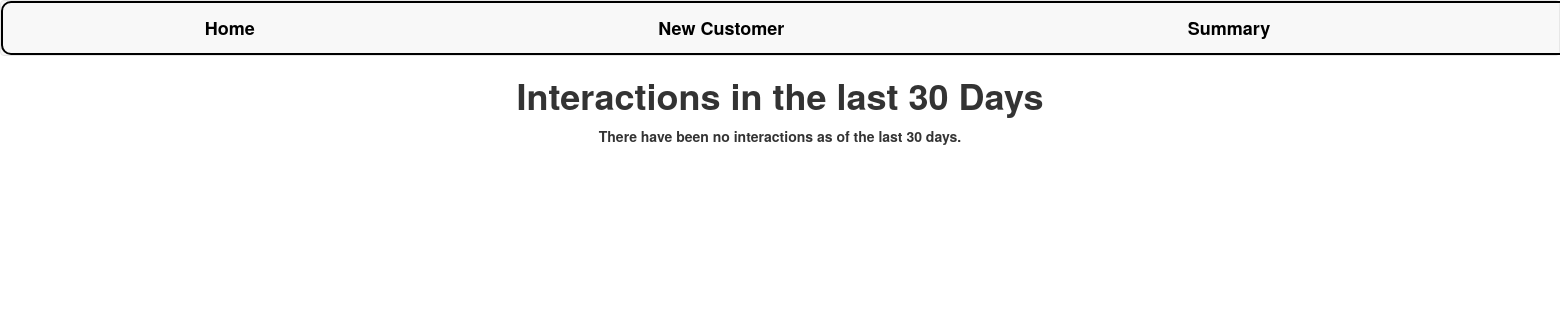
/summary/, run on an earlier commit of the app's database.
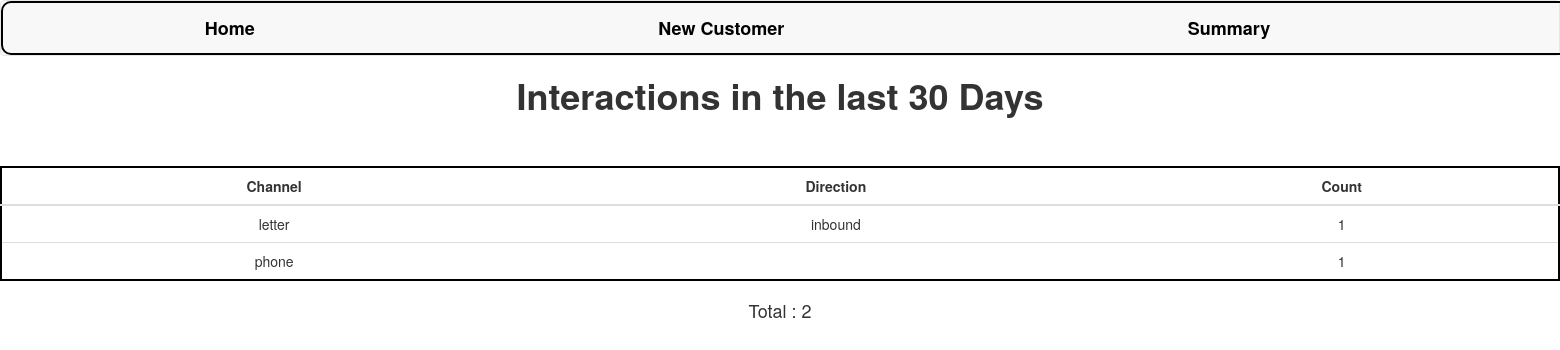
And on a later commit of the database.
### customer360/models.py (models this page shows)
class Interaction(models.Model):
    CHANNEL_CHOICES = [
        ('phone', 'Phone'),
        ('sms', 'SMS'),
        ('email', 'Email'),
        ('letter', 'Letter'),
        ('social_media', 'Social Media')
    ]
    DIRECTION_CHOICES = [
        ('inbound', 'Inbound'),
        ('outbound', 'Outbound'),
    ]
    customer = models.ForeignKey(Customer, on_delete=models.CASCADE)
    channel = models.CharField(max_length=15, choices=CHANNEL_CHOICES)
    direction = models.CharField(max_length=10, choices=DIRECTION_CHOICES)
    interaction_date = models.DateField(auto_now_add=True)
    summary = models.TextField()

### customer360/views.py (the view)
# urls.py: path('summary/', views.summary, name='summary'),
def summary(request):
    thirty_days_ago = date.today() - timedelta(days=30)
    interactions = Interaction.objects.filter(interaction_date__gte=thirty_days_ago)
    count = len(interactions)
    interactions = interactions.values("channel", "direction").annotate(count=Count('channel'))
    context={
        "interactions":interactions,
        "count":count,
    }
    return render(request,"summary.html",context=context)

### customer360/templates/summary.html (shortened to what this page needs)
{% extends 'base.html' %}
{% load static %}
{% block content %}
<!DOCTYPE html>
<html>
    <head>
    </head>
    <body>
        <h1> Interactions in the last 30 Days </h1>
        {% if not interactions %}
            <p> There have been no interactions as of the last 30 days. </p>
        {% else %}
            <table class="table">
                <thead>
                    <tr>
                        <th>Channel</th>
                        <th>Direction</th>
                        <th>Count</th>
                    </tr>
                </thead>
                <tbody>
                    {% for interaction in interactions %}
                        <tr>
                            <td>{{interaction.channel}}</td>
                            <td>{{interaction.direction}}</td>
                            <td>{{interaction.count}}</td>
                        </tr>
                    {% endfor %}
                </tbody>
            </table>
            <h4> Total : {{ count }} </h4>
        {% endif %}
    </body>
</html>
{% endblock content %}

### customer360/templates/base.html (shortened to what this page needs)
{% load static %}
<!DOCTYPE html>
<html>
    <head>
        <link rel="stylesheet" href="https://maxcdn.bootstrapcdn.com/bootstrap/3.4.1/css/bootstrap.min.css">
        <link rel="stylesheet" href="{% static 'css/main.css' %}">
    </head>
    <body>
        <nav class="navbar navbar-default">
            <ul class="nav navbar-nav">
                <li>
                    <a style="color:black;" href="/">Home</a>
                </li>
                <li>
                    <a style="color:black" href="/create">New Customer</a>
                </li>
                <li>
                    <a style="color:black;" href="/summary">Summary</a>
                </li>
            </ul>
        </nav>
        {% block content %}
        {% endblock %}
    </body>
</html>

### customer360/static/css/main.css (style rules this page uses)
body { text-align: center; margin: auto; }
h1,p { font-weight: bold; }
table { margin: auto; border: 2px solid #000000; margin-top: 50px; border-radius: 15px; background-color: white; text-align: center; }
th { text-align: center; }
.nav { width: 200%; border: 2px solid black; border-radius: 10px; }
.nav li { margin-right: 6%; margin-left: 6%; font-size: large; font-weight: bold; }

What changed in the data, as far as the page shows it:
added Interaction: channel "letter", direction "inbound", count "1"
added Interaction: channel "phone", count "1"
Also different on the page:
{{ count }}: (not shown) → "2"
text no longer shown: "There have been no interactions as of the last 30 days."
text now shown: "Channel Direction Count Total :"
